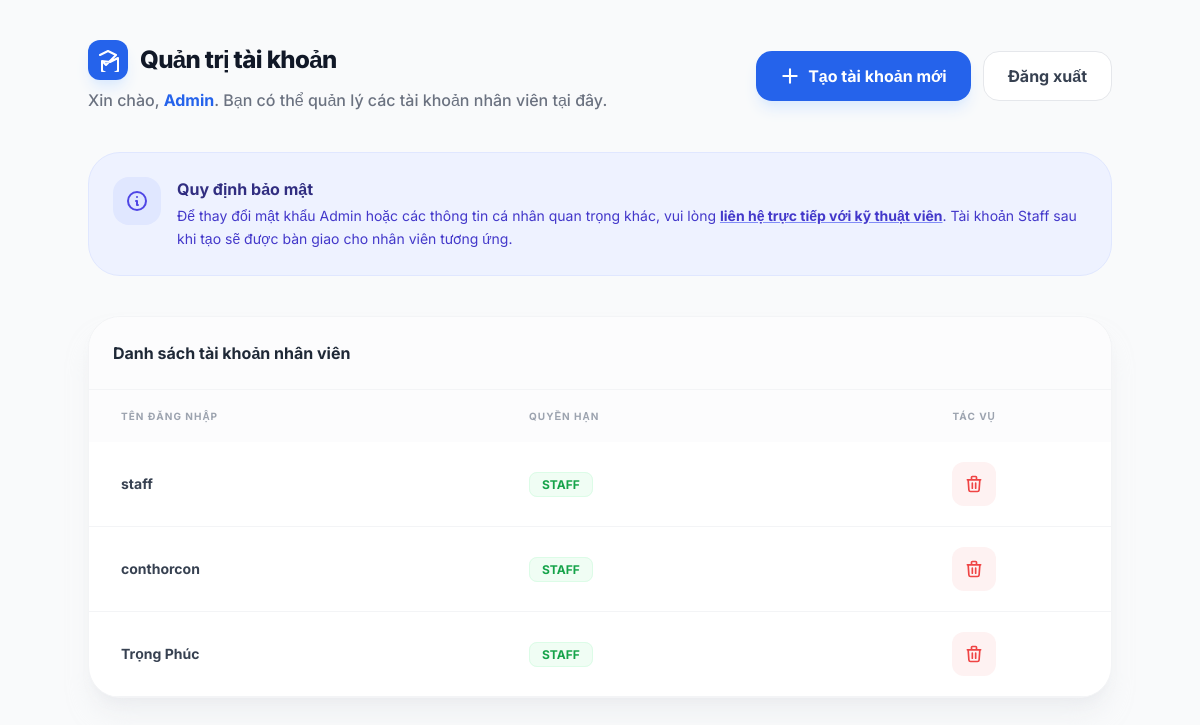
Page /admin/accounts (signed in) on the committed database.
### src/database/models.py (models this page shows)
class User(db.Model):
    id = db.Column(db.Integer, primary_key=True)
    username = db.Column(db.String(50), nullable=False, unique=True)
    password_hash = db.Column(db.String(255), nullable=False)
    role = db.Column(db.String(20), nullable=False, default='staff') # 'admin' or 'staff'

### src/api/routes/auth.py (the view)
@auth_bp.route('/admin/accounts')
@login_required
def admin_accounts():
    if session.get('role') != 'admin':
        return redirect(url_for('dashboard.index'))
    users = User.query.filter(User.role != 'admin').all()
    return render_template('admin_accounts.html', users=users)

### app.py (called while the page is built)
@app.before_request
def check_login():
    allowed_endpoints = ['auth.login', 'static', 'sale.add_zalo_order', 'sale.confirm_zalo_order']
    if request.endpoint not in allowed_endpoints and 'user_id' not in session:
        return redirect(url_for('auth.login'))

### src/api/routes/auth.py (called while the page is built)
def login_required(f):
    @wraps(f)
    def decorated_function(*args, **kwargs):
        if 'user_id' not in session:
            return redirect(url_for('auth.login'))
        return f(*args, **kwargs)
    return decorated_function

### web/templates/admin_accounts.html (shortened to what this page needs)
<!DOCTYPE html>
<html lang="vi">
<head>
  <script src="https://cdn.tailwindcss.com"></script>
</head>
<body class="bg-gray-50 p-6 md:p-10">
  <div class="max-w-5xl mx-auto">
    <div class="flex flex-col md:flex-row md:items-center justify-between gap-6 mb-10">
      <div>
        <div class="flex items-center gap-3 mb-2">
            <div class="w-10 h-10 bg-blue-600 rounded-xl flex items-center justify-center text-white shadow-lg shadow-blue-100">
                <svg class="w-6 h-6" fill="none" stroke="currentColor" viewBox="0 0 24 24"><path stroke-linecap="round" stroke-linejoin="round" stroke-width="2" d="M20 7l-8-4-8 4m16 0l-10 10-2-2m-2-2v10l8 4 8-4V10l-8 4z" /></svg>
            </div>
            <h1 class="text-2xl font-extrabold text-gray-900 tracking-tight">Quản trị tài khoản</h1>
        </div>
        <p class="text-gray-500 font-medium">Xin chào, <span class="text-blue-600 font-bold">Admin</span>. Bạn có thể quản lý các tài khoản nhân viên tại đây.</p>
      </div>
      <div class="flex gap-3">
        <button id="btn-add-user" class="bg-blue-600 hover:bg-blue-700 text-white px-6 py-3 rounded-2xl font-bold transition shadow-lg shadow-blue-100 active:scale-95 flex items-center gap-2">
          <svg class="w-5 h-5" fill="none" stroke="currentColor" viewBox="0 0 24 24" stroke-width="2.5"><path stroke-linecap="round" stroke-linejoin="round" d="M12 4v16m8-8H4"/></svg>
          Tạo tài khoản mới
        </button>
        <a href="/logout" class="bg-white hover:bg-gray-50 text-gray-700 px-6 py-3 rounded-2xl font-bold border border-gray-200 transition active:scale-95">Đăng xuất</a>
      </div>
    </div>
    <div class="bg-indigo-50 border border-indigo-100 p-6 rounded-[2rem] mb-10 flex items-start gap-4">
        <div class="p-3 bg-indigo-100 rounded-2xl text-indigo-600">
            <svg class="w-6 h-6" fill="none" stroke="currentColor" viewBox="0 0 24 24"><path stroke-linecap="round" stroke-linejoin="round" stroke-width="2" d="M13 16h-1v-4h-1m1-4h.01M21 12a9 9 0 11-18 0 9 9 0 0118 0z"/></svg>
        </div>
        <div>
            <h4 class="font-bold text-indigo-900 mb-1">Quy định bảo mật</h4>
            <p class="text-sm text-indigo-700 leading-relaxed">
                Để thay đổi mật khẩu Admin hoặc các thông tin cá nhân quan trọng khác, vui lòng
                <span class="font-bold underline decoration-indigo-400">liên hệ trực tiếp với kỹ thuật viên</span>.
                Tài khoản Staff sau khi tạo sẽ được bàn giao cho nhân viên tương ứng.
            </p>
        </div>
    </div>
    <div class="bg-white rounded-[2rem] shadow-xl shadow-gray-200/50 border border-gray-100 overflow-hidden">
        <div class="p-6 border-b border-gray-100 bg-gray-50/50">
            <h3 class="font-bold text-gray-800">Danh sách tài khoản nhân viên</h3>
        </div>
        <div class="overflow-x-auto text-sm">
            <table class="w-full text-left border-collapse">
                <thead>
                    <tr class="text-gray-400 uppercase text-[10px] font-bold tracking-widest bg-gray-50/50">
                        <th class="px-8 py-4">Tên đăng nhập</th>
                        <th class="px-8 py-4">Quyền hạn</th>
                        <th class="px-8 py-4 text-center">Tác vụ</th>
                    </tr>
                </thead>
                <tbody id="user-table-body">
                    {% for user in users %}
                    <tr class="border-b border-gray-100 hover:bg-gray-50 transition">
                        <td class="px-8 py-5 font-bold text-gray-700">{{ user.username }}</td>
                        <td class="px-8 py-5">
                            <span class="px-3 py-1 bg-green-50 text-green-600 rounded-lg font-bold text-xs border border-green-100">
                                {{ user.role | upper }}
                            </span>
                        </td>
                        <td class="px-8 py-5 text-center">
                            <button onclick="deleteUser({{ user.id }}, '{{ user.username }}')" class="p-3 bg-red-50 text-red-500 rounded-xl hover:bg-red-100 transition active:scale-95" title="Xóa tài khoản">
                                <svg class="w-5 h-5" fill="none" stroke="currentColor" viewBox="0 0 24 24" stroke-width="2"><path stroke-linecap="round" stroke-linejoin="round" d="M19 7l-.867 12.142A2 2 0 0116.138 21H7.862a2 2 0 01-1.995-1.858L5 7m5 4v6m4-6v6m1-10V4a1 1 0 00-1-1h-4a1 1 0 00-1 1v3M4 7h16"/></svg>
                            </button>
                        </td>
                    </tr>
                    {% endfor %}
                </tbody>
            </table>
        </div>
    </div>
  </div>
</body>
</html>

### web/templates/admin_accounts.html (style rules this page uses)
body { font-family: 'Inter', sans-serif; }

### rows in the picture
User: username "staff", role "STAFF"
User: username "conthorcon", role "STAFF"
User: username "Trọng Phúc", role "STAFF"
